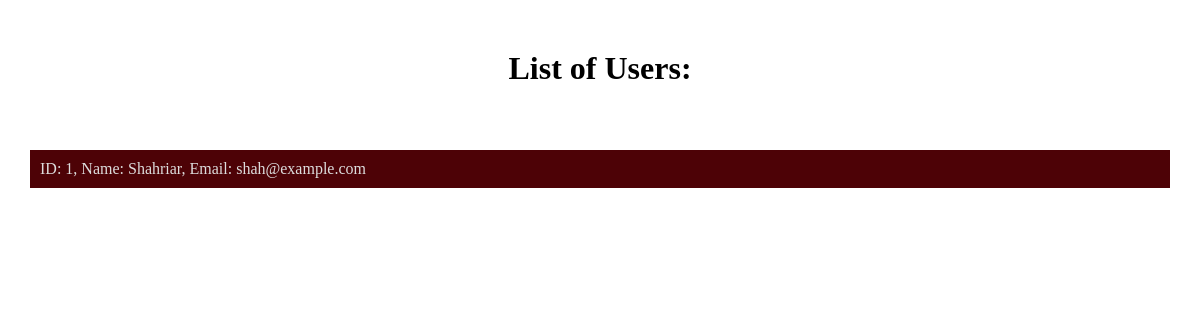
/users, run on an earlier commit of the app's database.
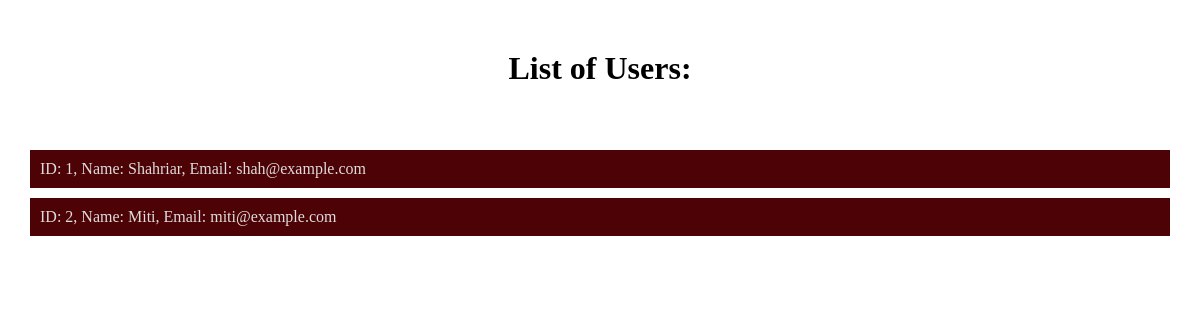
And on a later commit of the database.
### data_management/SQL_Data_Models.py (models this page shows, shortened)
class User(db.Model):
    __tablename__ = 'users'
    id = Column(Integer, primary_key=True, autoincrement=True)
    name = Column(String, nullable=False)
    email = Column(String, nullable=False)
    password = Column(String, nullable=False)

### app.py (the view)
@app.route('/users')
def list_users():
    users = data_manager.get_all_users()
    return render_template('users.html', users=users)

### data_management/SQLDataManager.py (called while the page is built)
    def get_all_users(self):
        users = User.query.all()
        return users

### templates/users.html (shortened to what this page needs)
<!DOCTYPE html>
<html lang="en">
<head>
</head>
<body>
  <h1>List of Users:</h1>
  <ul>
    {% if users is mapping %}
      {% for userID, userInfo in users.items() %}
        <li>ID: {{ userID }}, Name: {{ userInfo["name"] }}</li>
      {% endfor %}
    {% elif users is iterable and users is not string %}
      {% for user in users %}
        <li>ID: {{ user.id }}, Name: {{ user.name }}, Email: {{ user.email }}</li>
      {% endfor %}
    {% endif %}
  </ul>
</body>
</html>

### templates/users.html (style rules this page uses)
* { margin: 0; padding: 0; box-sizing: border-box; }
body { display: flex; justify-content: center; align-items: center; height: 100vh; position: relative; align-items: flex-start; }
body::before { content: ""; position: absolute; top: 0; left: 0; width: 100%; height: 100%; background: url('../static/images/red-chairs.jpg') no-repeat center center fixed; background-size: cover; opacity: 0.2; z-index: -1; }
h1 { text-align: center; color: #000; margin-bottom: 20px; margin-top: 50px; position: absolute; top: 0; left: 50%; transform: translateX(-50%); width: 100%; }
ul { list-style: none; padding: 0; margin-top: 150px; width: 100%; }
li { background-color: rgb(77, 2, 6); color: #ddd; margin-bottom: 10px; margin-left: 30px; margin-right: 30px; padding: 10px; }

What changed in the data, as far as the page shows it:
added User: id "2", name "Miti", email "miti@example.com"
